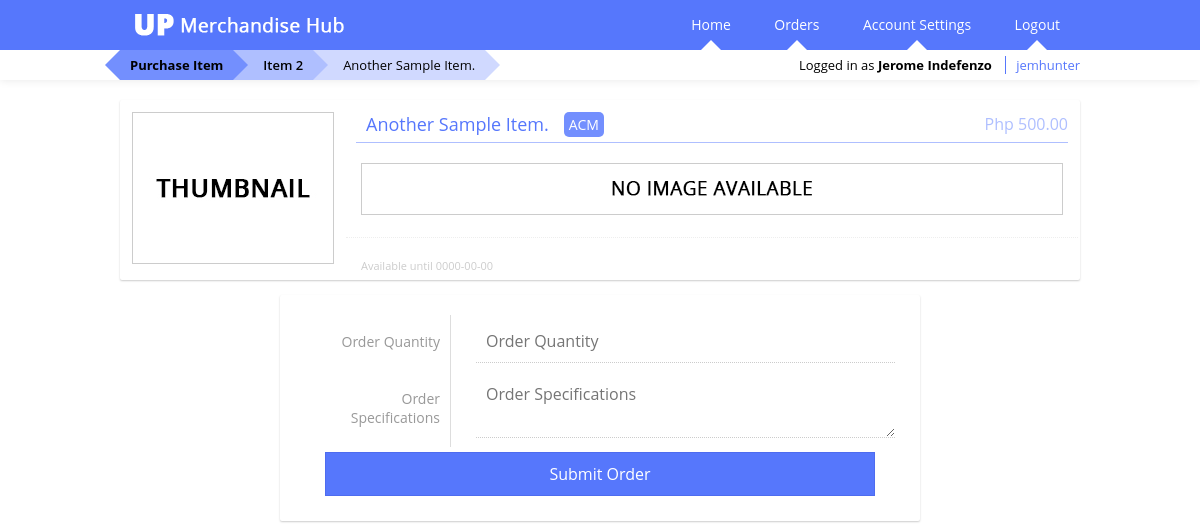
The app's page /purchase.php?id=2 (signed in) with its own data.
### tables this page shows
CREATE TABLE IF NOT EXISTS `items` (
  `item_id` tinyint(3) unsigned NOT NULL AUTO_INCREMENT,
  `item_name` varchar(255) NOT NULL,
  `acc_id` tinyint(3) unsigned NOT NULL,
  `item_price` int(10) unsigned NOT NULL,
  `item_description` text NOT NULL,
  `item_expiration` date NOT NULL,
  `item_categories` text NOT NULL,
  PRIMARY KEY (`item_id`)
);

CREATE TABLE IF NOT EXISTS `orgs` (
  `acc_id` tinyint(3) unsigned NOT NULL,
  `org_name` varchar(100) NOT NULL,
  `number` varchar(11) NOT NULL,
  `email` varchar(100) NOT NULL,
  PRIMARY KEY (`acc_id`)
);

### common.php (called while the page is built, shortened)
<?php
	$database = 'up-merch-hub';
	function get_one($statement){
		$result = mysql_query($statement);
		$row = mysql_fetch_assoc($result);
		return $row;
	}

### purchase_preview.php (the view, shortened to what this page needs)
<?php
	$item_id = $row['item_id'];
	$item_name = nl2br(htmlentities($row['item_name']));
	$item_price = nl2br(htmlentities($row['item_price']));
	$item_expiration = nl2br(htmlentities($row['item_expiration']));
	$acc_id = $row['acc_id'];
	$item_org = get_one("SELECT `org_name` FROM orgs WHERE acc_id='$acc_id'")['org_name'];
	$thumb = "images/thumb_$item_id.jpg";
	if (!file_exists($thumb)) {
		$thumb = "images/thumb_default.jpg";
	}
	$pic = "images/pic_$item_id.jpg";
	if (!file_exists($pic)) {
		$pic = "images/pic_default.jpg";
	}
?>
<table>
	<tr>
		<td class="item_thumb">
			<img src="<?php echo $thumb; ?>" width=200>
		</td>
		<td class="item_content">
			<div class="item_panel_head">
				<span class="item_panel_name">
					<?php echo $item_name; ?>
				</span>
				<span class="item_panel_org">
					<?php echo $item_org; ?>
				</span>
				<span class="item_panel_price">
					Php <?php echo $item_price; ?>.00
				</span>
			</div>
			<div class="item_panel_body">
				<span class="item_pic">
					<img src="<?php echo $pic; ?>">
				</span>
			</div>
			<div class="item_panel_footer">
				<span class="item_panel_expiration">
					Available until <?php echo $item_expiration; ?>
				</span>
			</div>
		</td>
	</tr>
</table>

### purchase.php (shortened to what this page needs)
<?php
	include_once("common.php");
	if (!isset($_SESSION['acc_type'])) {
		header("Location: loginpage.php?err=You%20must%20be%20logged%20in%20to%20view%20this%20page.");
		die("Redirecting...");
	} else if ($_SESSION['acc_type'] != "user" OR !isset($_GET['id'])) {
		header("Location: index.php");
		die("Redirecting...");
	} else {
		$item_id = $_GET['id'];
		$row = get_one("SELECT * FROM `items` WHERE `item_id`='$item_id'");
		$item_name = $row['item_name'];
	}
?>
<!DOCTYPE html>
<html>
<head>
	<?php include("head.php"); ?>
</head>
<body>
	<div id="header">
		<div class="vwrap">
			<?php include("header.php"); ?>
		</div>
	</div>
	<div id="navcrumbs">
		<div class="vwrap">
			<span class="crumb level1">
				Purchase Item
			</span>
			<span class="crumb level2">
				<?php echo "Item " . $item_id; ?>
			</span>
			<span class="crumb level3">
				<?php echo $item_name; ?>
			</span>
			<?php
				if (isset($_SESSION['username'])) {
			?>
			<span class="userdisplay">
				Logged in as
				<strong>
					<?php
						if ($_SESSION['acc_type'] == "user") {
							echo $_SESSION['first_name'] . " " . $_SESSION['last_name'];
						} else if ($_SESSION['acc_type'] == "org") {
							echo $_SESSION['org_name'];
						}
					?>
				</strong>
				<span class="userdisplay_username"><?php echo $_SESSION['username']; ?></span>
			</span>
			<?php
				}
			?>
		</div>
	</div>
	<div id="body">
		<div class="vwrap">
			<div class="item_panel">
				<?php
					include("purchase_preview.php");
				?>
			</div>
			<form action="send_order.php" method="POST" id="order_form">
				<table>
					<tr>
						<td class="form_label">Order Quantity</td>
						<td class="form_input"><input type="text" name="order_quantity" placeholder="Order Quantity" /></td>
					</tr><tr>
						<td class="form_label">Order Specifications</td>
						<td class="form_input"><textarea name="order_specs" placeholder="Order Specifications"></textarea></td>
					</tr>
				</table>
				<table>
					<tr>
						<td class="form_input"><input type="Submit" value="Submit Order" /></td>
					</tr>
				</table>
			</form>
		</div>
	</div>
</body>
</html>

### styles.css (style rules this page uses)
* { margin: 0; padding: 0; }
body { font-family: "Open Sans", "Calibri", "Tahoma", sans-serif; font-weight: 400; font-size: 13px; }
.vwrap { width: 960px; margin: auto; }
#header { position: fixed; top: 0; left: 0; width: 100%; height: 50px; background: #5677fc; color: #FFF; z-index: 2; }
#navcrumbs { position: fixed; top: 50px; left: 0; width: 100%; height: 30px; line-height: 30px; background: #FFF; color: #000; box-shadow: 0px 0px 10px rgba(0,0,0,0.1); z-index: 1; }
#body { width: 100%; margin-top: 100px; }
.crumb { position: relative; float: left; padding: 0px 10px 0px 30px; font-size: 13px; }
.crumb:after { content: " "; position: absolute; top: 0; right: -15px; border-top: 15px solid transparent; border-bottom: 15px solid transparent; }
.crumb.level1 { padding: 0px 10px 0px 10px; background: #738ffe; font-weight: 700; }
.crumb.level1:before { content: " "; position: absolute; top: 0; left: -15px; border-top: 15px solid transparent; border-bottom: 15px solid transparent; border-right: 15px solid #738ffe; }
.crumb.level1:after { border-left: 15px solid #738ffe; z-index: 3; }
.crumb.level2 { background: #afbfff; font-weight: 600; }
.crumb.level2:after { border-left: 15px solid #afbfff; z-index: 2; }
.crumb.level3 { background: #d0d9ff; font-weight: 400; }
.crumb.level3:after { border-left: 15px solid #d0d9ff; z-index: 1; }
.userdisplay { float: right; }
.userdisplay_username { color: #5677fc; margin-left: 10px; padding-left: 10px; border-left: 1px solid #5677fc; }
#login_form, #item_form, #order_form, #filter_form { box-shadow: 0px 1px 2px #CCC; width: 600px; margin: 0px auto; padding: 20px; text-align: center; border-radius: 2px; }
#login_form table, #item_form table, #order_form table, #filter_form table { width: 100%; vertical-align: top; border-collapse: collapse; }
.form_label { width: 130px; color: #999; font-size: 14px; text-align: right; padding: 10px; border-right: 1px solid #DDD; }
.form_input { padding: 5px 25px; }
.form_input input, .form_input textarea, .form_input select { width: 100%; font-size: 16px; }
.form_input input[type="text"], .form_input input[type="password"], .form_input input[type="file"], .form_input textarea, .form_input select { border: none; border-bottom: 1px dotted #CCC; background: transparent; padding: 10px; font-family: "Open Sans", "Calibri", "Tahoma", sans-serif; font-weight: 400; transition: all 0.5s ease; }
.form_input input[type="submit"] { border: 1px solid #4e6cef; background: #5677fc; color: #FFF; padding: 10px; font-family: "Open Sans", "Calibri", "Tahoma", sans-serif; font-weight: 400; transition: all 0.5s ease; }
.item_panel { box-shadow: 0px 1px 2px #CCC; margin: 15px 0px; border-radius: 2px; }
.item_thumb { padding: 10px; vertical-align: top; }
.item_thumb img { border: 1px solid #CCC; }
.item_content { position: relative; padding: 10px; vertical-align: top; width: 100%; }
.item_panel_head { position: relative; width: 100%; height: 30px; border-bottom: 1px solid #afbfff; overflow: hidden; }
.item_panel_head span { height: 25px; line-height: 25px; }
.item_panel_name, .item_panel_org { float: left; }
.item_panel_price { float: right; }
.item_panel_name { margin-left: 10px; font-size: 18px; color: #5677fc; }
.item_panel_org { margin-left: 15px; padding: 0px 5px; font-size: 14px; background: #738ffe; color: #fff; border-radius: 5px; }
.item_panel_price { font-size: 16px; color: #afbfff; }
.item_panel_body { position: relative; width: 100%; padding-bottom: 40px; }
.item_pic { display: block; padding-top: 20px; }
.item_pic img { margin: auto; display: block; max-width: 700px; border: 1px solid #CCC; }
.item_panel_footer { position: absolute; bottom: 0; left: 0; width: 100%; height: 40px; border-top: 1px dotted #eee; }
.item_panel_expiration { position: absolute; bottom: 5px; left: 15px; height: 15px; font-size: 11px; color: #CCC; }

### records on screen
items: item_name "Another Sample Item.", acc.org_name "ACM", item_price "500", item_expiration "0000-00-00"

### other values on screen
$menuitem[0] "Home"
$menuitem[0] "Orders"
$menuitem[0] "Account Settings"
$menuitem[0] "Logout"
$item_id "2"
$_SESSION['first_name'] "Jerome"
$_SESSION['last_name'] "Indefenzo"
$_SESSION['username'] "jemhunter"
